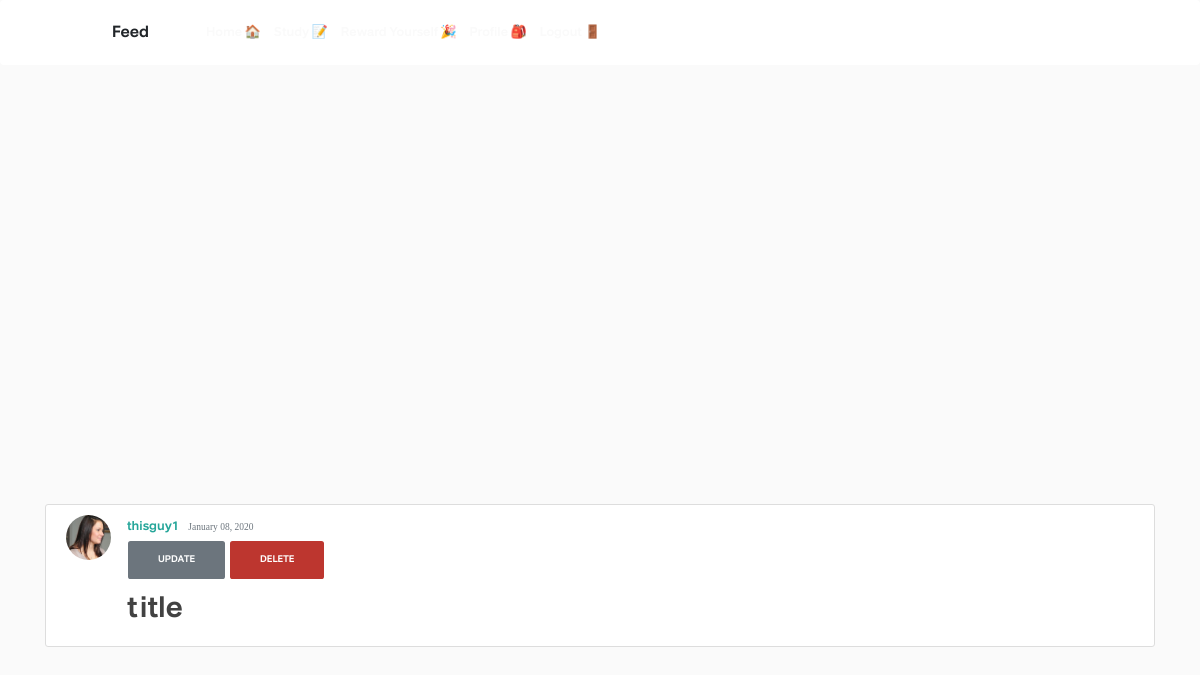
/post/9/ (signed in), run on the app's committed database.
### blog/models.py (models this page shows, shortened)
class Post(models.Model):
    objects = models.Manager()
    title = "title" #models.CharField(max_length=100)
    time_studied = models.IntegerField(default=20)
    date_posted = models.DateTimeField(default=timezone.now)
    author = models.ForeignKey(User, on_delete=models.CASCADE)

### users/models.py (models this page shows, shortened)
class Profile(models.Model):
    user = models.OneToOneField(User, on_delete=models.CASCADE)
    profile_pictures = [
        "asian_student.jpeg",
        "black_and_white_photo.jpg",
        "college_student.jpeg",
        "girl_looking_sideways.jpg",
        "nerdy_guy.jpg",
        "science_student.jpeg",
        "student_sitting_on_grass.jpg",
    ]
    for i in range(len(profile_pictures)):
        profile_pictures[i] = "potential_pics/" + profile_pictures[i]
    image = models.ImageField(
        default=random.choice(profile_pictures), upload_to="profile_pics"
    )
    wallet_points = models.BigIntegerField(default=0)
    university = models.CharField(default="", max_length=35)
    subject = models.CharField(default="", max_length=35)

### blog/views.py (the view)
# urls.py: path('post/<int:pk>/', PostDetailView.as_view(), name='post-detail'),
class PostDetailView(DetailView):
    model = Post

### blog/templates/blog/post_detail.html (shortened to what this page needs)
{% extends "blog/base.html" %}
{% block content %}
  <article class="media content-section">
    <img class="rounded-circle article-img" src="{{ object.author.profile.image.url }}">
    <div class="media-body">
      <div class="article-metadata">
        <a class="mr-2" href="{% url 'user-posts' object.author.username %}">{{ object.author }}</a>
        <small class="text-muted">{{ object.date_posted|date:"F d, Y" }}</small>
        {% if object.author == user %}
          <div>
            <a class="btn btn-secondary btn-sm mt-1 mb-1" href="{% url 'post-update' object.id %}">Update</a>
            <a class="btn btn-danger btn-sm mt-1 mb-1" href="{% url 'post-delete' object.id %}">Delete</a>
          </div>
        {% endif %}
      </div>
      <h2 class="article-title">{{ object.title }}</h2>
    </div>
  </article>
{% endblock content %}

### static/blog/main1.css (style rules this page uses)
body { background: #fafafa; color: #333333; }
h1, h2, h3, h4, h5, h6 { color: #444444; }
.content-section { background: #ffffff; padding: 10px 20px; border: 1px solid #dddddd; border-radius: 3px; }
.article-title { color: #424242; font-family: comment; }
.article-img { height: 45px; width: 45px; margin-right: 16px; }
.article-metadata { padding-bottom: 1px; margin-bottom: 4px; margin-top: 2px; }

### static/css/timernew.css (style rules this page uses)
body { background: #fafafa; color: #333333; margin-top: 5rem; }

### data on the page
Post: author.profile.image (picture), author "thisguy1", date_posted "January 08, 2020", title "title"
